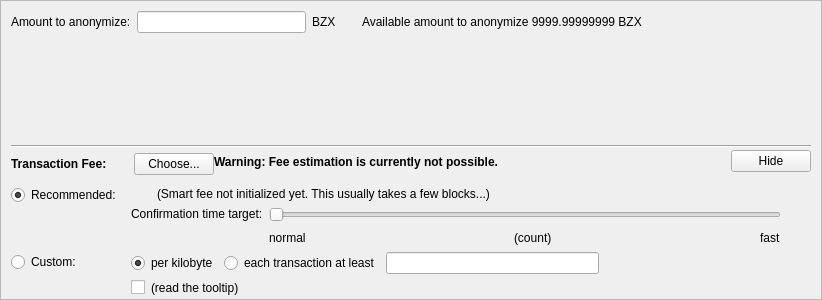
    <widget class="QFrame" name="verticalFrame">
     <property name="sizePolicy">
      <sizepolicy hsizetype="Preferred" vsizetype="Expanding">
       <horstretch>0</horstretch>
       <verstretch>0</verstretch>
      </sizepolicy>
     </property>
     <property name="minimumSize">
      <size>
       <width>0</width>
       <height>0</height>
      </size>
     </property>
     <property name="maximumSize">
      <size>
       <width>16777215</width>
       <height>300</height>
      </size>
     </property>
     <property name="frameShape">
      <enum>QFrame::StyledPanel</enum>
     </property>
     <property name="frameShadow">
      <enum>QFrame::Sunken</enum>
     </property>
     <layout class="QVBoxLayout" name="verticalLayout_6">
      <property name="leftMargin">
       <number>10</number>
      </property>
      <property name="topMargin">
       <number>10</number>
      </property>
      <property name="rightMargin">
       <number>10</number>
      </property>
      <property name="bottomMargin">
       <number>0</number>
      </property>
      <item>
       <layout class="QHBoxLayout" name="horizontalLayout_4">
        <property name="topMargin">
         <number>0</number>
        </property>
        <property name="bottomMargin">
         <number>0</number>
        </property>
        <item>
         <widget class="QLabel" name="amountToAnoymizeLabel">
          <property name="text">
           <string>Amount to anonymize:</string>
          </property>
         </widget>
        </item>
        <item>
         <widget class="BitcoinAmountField" name="anonymizeAmount"/>
        </item>
        <item>
         <widget class="QLabel" name="anonymizeUnit">
          <property name="text">
           <string>BZX</string>
          </property>
         </widget>
        </item>
        <item>
         <spacer name="horizontalSpacer_10">
          <property name="orientation">
           <enum>Qt::Horizontal</enum>
          </property>
          <property name="sizeType">
           <enum>QSizePolicy::Fixed</enum>
          </property>
          <property name="sizeHint" stdset="0">
           <size>
            <width>20</width>
            <height>20</height>
           </size>
          </property>
         </spacer>
        </item>
        <item>
         <widget class="QLabel" name="availableAmounToAnonymize">
          <property name="text">
           <string>Available amount to anonymize 9999.99999999 BZX</string>
          </property>
         </widget>
        </item>
        <item>
         <spacer name="horizontalSpacer_8">
          <property name="orientation">
           <enum>Qt::Horizontal</enum>
          </property>
          <property name="sizeHint" stdset="0">
           <size>
            <width>40</width>
            <height>20</height>
           </size>
          </property>
         </spacer>
        </item>
       </layout>
      </item>
      <item>
       <spacer name="verticalSpacer_10">
        <property name="orientation">
         <enum>Qt::Vertical</enum>
        </property>
        <property name="sizeHint" stdset="0">
         <size>
          <width>20</width>
          <height>600</height>
         </size>
        </property>
       </spacer>
      </item>
      <item>
       <layout class="QVBoxLayout" name="verticalLayoutFee2" stretch="0,0,0,0">
        <property name="spacing">
         <number>0</number>
        </property>
        <property name="leftMargin">
         <number>0</number>
        </property>
        <property name="topMargin">
         <number>0</number>
        </property>
        <item>
         <layout class="QVBoxLayout" name="verticalLayout_4">
          <item>
           <widget class="Line" name="line">
            <property name="orientation">
             <enum>Qt::Horizontal</enum>
            </property>
           </widget>
          </item>
         </layout>
        </item>
        <item>
         <layout class="QHBoxLayout" name="horizontalLayoutFee1">
          <property name="bottomMargin">
           <number>0</number>
          </property>
          <item>
           <layout class="QVBoxLayout" name="verticalLayoutFee7">
            <property name="spacing">
             <number>0</number>
            </property>
            <item>
             <spacer name="verticalSpacer_8">
              <property name="orientation">
               <enum>Qt::Vertical</enum>
              </property>
              <property name="sizeType">
               <enum>QSizePolicy::Fixed</enum>
              </property>
              <property name="sizeHint" stdset="0">
               <size>
                <width>1</width>
                <height>5</height>
               </size>
              </property>
             </spacer>
            </item>
            <item>
             <layout class="QHBoxLayout" name="horizontalLayoutSmartFee">
              <property name="spacing">
               <number>10</number>
              </property>
              <item>
               <widget class="QLabel" name="labelFeeHeadline">
                <property name="sizePolicy">
                 <sizepolicy hsizetype="Preferred" vsizetype="Maximum">
                  <horstretch>0</horstretch>
                  <verstretch>0</verstretch>
                 </sizepolicy>
                </property>
                <property name="font">
                 <font>
                  <weight>75</weight>
                  <bold>true</bold>
                 </font>
                </property>
                <property name="styleSheet">
                 <string notr="true">font-weight:bold;</string>
                </property>
                <property name="text">
                 <string>Transaction Fee:</string>
                </property>
               </widget>
              </item>
              <item>
               <widget class="QLabel" name="labelFeeMinimized">
                <property name="text">
                 <string/>
                </property>
               </widget>
              </item>
              <item>
               <widget class="QPushButton" name="buttonChooseFee">
                <property name="text">
                 <string>Choose...</string>
                </property>
               </widget>
              </item>
             </layout>
            </item>
            <item>
             <spacer name="verticalSpacer_5">
              <property name="orientation">
               <enum>Qt::Vertical</enum>
              </property>
              <property name="sizeHint" stdset="0">
               <size>
                <width>1</width>
                <height>1</height>
               </size>
              </property>
             </spacer>
            </item>
           </layout>
          </item>
          <item>
           <widget class="QLabel" name="fallbackFeeWarningLabel">
            <property name="font">
             <font>
              <weight>75</weight>
              <bold>true</bold>
             </font>
            </property>
            <property name="toolTip">
             <string>Using the fallbackfee can result in sending a transaction that will take several hours or days (or never) to confirm. Consider choosing your fee manually or wait until your have validated the complete chain.</string>
            </property>
            <property name="text">
             <string>Warning: Fee estimation is currently not possible.</string>
            </property>
            <property name="wordWrap">
             <bool>false</bool>
            </property>
           </widget>
          </item>
          <item>
           <spacer name="horizontalSpacer_4">
            <property name="orientation">
             <enum>Qt::Horizontal</enum>
            </property>
            <property name="sizeType">
             <enum>QSizePolicy::MinimumExpanding</enum>
            </property>
            <property name="sizeHint" stdset="0">
             <size>
              <width>40</width>
              <height>20</height>
             </size>
            </property>
           </spacer>
          </item>
          <item>
           <widget class="QPushButton" name="buttonMinimizeFee">
            <property name="toolTip">
             <string>collapse fee-settings</string>
            </property>
            <property name="text">
             <string>Hide</string>
            </property>
           </widget>
          </item>
         </layout>
        </item>
        <item>
         <widget class="QFrame" name="frameFeeSelection">
          <layout class="QVBoxLayout" name="verticalLayoutFee12">
           <property name="spacing">
            <number>0</number>
           </property>
           <property name="leftMargin">
            <number>0</number>
           </property>
           <property name="topMargin">
            <number>0</number>
           </property>
           <property name="rightMargin">
            <number>0</number>
           </property>
           <property name="bottomMargin">
            <number>0</number>
           </property>
           <item>
            <layout class="QGridLayout" name="gridLayoutFee">
             <property name="topMargin">
              <number>10</number>
             </property>
             <property name="bottomMargin">
              <number>4</number>
             </property>
             <property name="horizontalSpacing">
              <number>10</number>
             </property>
             <property name="verticalSpacing">
              <number>4</number>
             </property>
             <item row="1" column="1">
              <layout class="QVBoxLayout" name="verticalLayoutFee8">
               <property name="spacing">
                <number>6</number>
               </property>
               <item>
                <layout class="QHBoxLayout" name="horizontalLayoutFee13">
                 <item>
                  <widget class="QRadioButton" name="radioCustomPerKilobyte">
                   <property name="toolTip">
                    <string>If the custom fee is set to 1000 satoshis and the transaction is only 250 bytes, then &quot;per kilobyte&quot; only pays 250 satoshis in fee, while &quot;total at least&quot; pays 1000 satoshis. For transactions bigger than a kilobyte both pay by kilobyte.</string>
                   </property>
                   <property name="text">
                    <string>per kilobyte</string>
                   </property>
                   <property name="checked">
                    <bool>true</bool>
                   </property>
                   <attribute name="buttonGroup">
                    <string notr="true">groupCustomFee</string>
                   </attribute>
                  </widget>
                 </item>
                 <item>
                  <widget class="QRadioButton" name="radioCustomAtLeast">
                   <property name="toolTip">
                    <string>If the custom fee is set to 1000 satoshis and the transaction is only 250 bytes, then &quot;per kilobyte&quot; only pays 250 satoshis in fee, while &quot;total at least&quot; pays 1000 satoshis. For transactions bigger than a kilobyte both pay by kilobyte.</string>
                   </property>
                   <property name="text">
                    <string>each transaction at least</string>
                   </property>
                   <attribute name="buttonGroup">
                    <string notr="true">groupCustomFee</string>
                   </attribute>
                  </widget>
                 </item>
                 <item>
                  <widget class="BitcoinAmountField" name="customFee"/>
                 </item>
                 <item>
                  <spacer name="horizontalSpacer_6">
                   <property name="orientation">
                    <enum>Qt::Horizontal</enum>
                   </property>
                   <property name="sizeHint" stdset="0">
                    <size>
                     <width>1</width>
                     <height>1</height>
                    </size>
                   </property>
                  </spacer>
                 </item>
                </layout>
               </item>
               <item>
                <layout class="QHBoxLayout" name="horizontalLayoutFee8">
                 <item>
                  <widget class="QCheckBox" name="checkBoxMinimumFee">
                   <property name="toolTip">
                    <string>Paying only the minimum fee is just fine as long as there is less transaction volume than space in the blocks. But be aware that this can end up in a never confirming transaction once there is more demand for BZX transactions than the network can process.</string>
                   </property>
                   <property name="text">
                    <string/>
                   </property>
                  </widget>
                 </item>
                 <item>
                  <widget class="QLabel" name="labelMinFeeWarning">
                   <property name="enabled">
                    <bool>true</bool>
                   </property>
                   <property name="toolTip">
                    <string>Paying only the minimum fee is just fine as long as there is less transaction volume than space in the blocks. But be aware that this can end up in a never confirming transaction once there is more demand for BZX transactions than the network can process.</string>
                   </property>
                   <property name="text">
                    <string>(read the tooltip)</string>
                   </property>
                   <property name="margin">
                    <number>5</number>
                   </property>
                  </widget>
                 </item>
                 <item>
                  <spacer name="horizontalSpacer_2">
                   <property name="orientation">
                    <enum>Qt::Horizontal</enum>
                   </property>
                   <property name="sizeHint" stdset="0">
                    <size>
                     <width>1</width>
                     <height>1</height>
                    </size>
                   </property>
                  </spacer>
                 </item>
                </layout>
               </item>
              </layout>
             </item>
             <item row="0" column="0">
              <layout class="QVBoxLayout" name="verticalLayoutFee4" stretch="0,1">
               <item>
                <widget class="QRadioButton" name="radioSmartFee">
                 <property name="text">
                  <string>Recommended:</string>
                 </property>
                 <property name="checked">
                  <bool>true</bool>
                 </property>
                 <attribute name="buttonGroup">
                  <string notr="true">groupFee</string>
                 </attribute>
                </widget>
               </item>
               <item>
                <spacer name="verticalSpacer_2">
                 <property name="orientation">
                  <enum>Qt::Vertical</enum>
                 </property>
                 <property name="sizeHint" stdset="0">
                  <size>
                   <width>1</width>
                   <height>1</height>
                  </size>
                 </property>
                </spacer>
               </item>
              </layout>
             </item>
             <item row="1" column="0">
              <layout class="QVBoxLayout" name="verticalLayoutFee9" stretch="0,1">
               <item>
                <widget class="QRadioButton" name="radioCustomFee">
                 <property name="text">
                  <string>Custom:</string>
                 </property>
                 <attribute name="buttonGroup">
                  <string notr="true">groupFee</string>
                 </attribute>
                </widget>
               </item>
               <item>
                <spacer name="verticalSpacer_6">
                 <property name="orientation">
                  <enum>Qt::Vertical</enum>
                 </property>
                 <property name="sizeHint" stdset="0">
                  <size>
                   <width>1</width>
                   <height>1</height>
                  </size>
                 </property>
                </spacer>
               </item>
              </layout>
             </item>
             <item row="0" column="1">
              <layout class="QVBoxLayout" name="verticalLayoutFee3" stretch="0,0,1">
               <property name="spacing">
                <number>6</number>
               </property>
               <property name="topMargin">
                <number>2</number>
               </property>
               <item>
                <layout class="QHBoxLayout" name="horizontalLayoutFee12">
                 <item>
                  <widget class="QLabel" name="labelSmartFee">
                   <property name="text">
                    <string/>
                   </property>
                   <property name="margin">
                    <number>2</number>
                   </property>
                  </widget>
                 </item>
                 <item>
                  <widget class="QLabel" name="labelFeeEstimation">
                   <property name="text">
                    <string/>
                   </property>
                  </widget>
                 </item>
                 <item>
                  <widget class="QLabel" name="labelSmartFee2">
                   <property name="text">
                    <string>(Smart fee not initialized yet. This usually takes a few blocks...)</string>
                   </property>
                   <property name="margin">
                    <number>2</number>
                   </property>
                  </widget>
                 </item>
                 <item>
                  <spacer name="horizontalSpacer_5">
                   <property name="orientation">
                    <enum>Qt::Horizontal</enum>
                   </property>
                   <property name="sizeHint" stdset="0">
                    <size>
                     <width>1</width>
                     <height>1</height>
                    </size>
                   </property>
                  </spacer>
                 </item>
                </layout>
               </item>
               <item>
                <layout class="QHBoxLayout" name="horizontalLayoutFee9">
                 <item>
                  <layout class="QVBoxLayout" name="verticalLayoutFee6">
                   <item>
                    <widget class="QLabel" name="labelSmartFee3">
                     <property name="text">
                      <string>Confirmation time target:</string>
                     </property>
                     <property name="margin">
                      <number>2</number>
                     </property>
                    </widget>
                   </item>
                   <item>
                    <spacer name="verticalSpacer_3">
                     <property name="orientation">
                      <enum>Qt::Vertical</enum>
                     </property>
                     <property name="sizeHint" stdset="0">
                      <size>
                       <width>1</width>
                       <height>1</height>
                      </size>
                     </property>
                    </spacer>
                   </item>
                  </layout>
                 </item>
                 <item>
                  <layout class="QVBoxLayout" name="verticalLayoutFee5">
                   <property name="rightMargin">
                    <number>30</number>
                   </property>
                   <item>
                    <widget class="QSlider" name="sliderSmartFee">
                     <property name="minimum">
                      <number>0</number>
                     </property>
                     <property name="maximum">
                      <number>23</number>
                     </property>
                     <property name="pageStep">
                      <number>1</number>
                     </property>
                     <property name="value">
                      <number>0</number>
                     </property>
                     <property name="orientation">
                      <enum>Qt::Horizontal</enum>
                     </property>
                     <property name="invertedAppearance">
                      <bool>false</bool>
                     </property>
                     <property name="invertedControls">
                      <bool>false</bool>
                     </property>
                     <property name="tickPosition">
                      <enum>QSlider::NoTicks</enum>
                     </property>
                    </widget>
                   </item>
                   <item>
                    <layout class="QHBoxLayout" name="horizontalLayoutFee10">
                     <item>
                      <widget class="QLabel" name="labelSmartFeeNormal">
                       <property name="text">
                        <string>normal</string>
                       </property>
                      </widget>
                     </item>
                     <item>
                      <spacer name="horizontalSpacer_7">
                       <property name="orientation">
                        <enum>Qt::Horizontal</enum>
                       </property>
                       <property name="sizeHint" stdset="0">
                        <size>
                         <width>40</width>
                         <height>20</height>
                        </size>
                       </property>
                      </spacer>
                     </item>
                     <item>
                      <widget class="QLabel" name="confirmationTargetLabel">
                       <property name="text">
                        <string notr="true">(count)</string>
                       </property>
                      </widget>
                     </item>
                     <item>
                      <spacer name="horizontalSpacer_3">
                       <property name="orientation">
                        <enum>Qt::Horizontal</enum>
                       </property>
                       <property name="sizeHint" stdset="0">
                        <size>
                         <width>40</width>
                         <height>20</height>
                        </size>
                       </property>
                      </spacer>
                     </item>
                     <item>
                      <widget class="QLabel" name="labelSmartFeeFast">
                       <property name="text">
                        <string>fast</string>
                       </property>
                      </widget>
                     </item>
                    </layout>
                   </item>
                  </layout>
                 </item>
                </layout>
               </item>
               <item>
                <spacer name="verticalSpacer_4">
                 <property name="orientation">
                  <enum>Qt::Vertical</enum>
                 </property>
                 <property name="sizeHint" stdset="0">
                  <size>
                   <width>1</width>
                   <height>1</height>
                  </size>
                 </property>
                </spacer>
               </item>
              </layout>
             </item>
            </layout>
           </item>
          </layout>
         </widget>
        </item>
        <item>
         <spacer name="verticalSpacerFee">
          <property name="orientation">
           <enum>Qt::Vertical</enum>
          </property>
          <property name="sizeHint" stdset="0">
           <size>
            <width>800</width>
            <height>1</height>
           </size>
          </property>
         </spacer>
        </item>
       </layout>
      </item>
     </layout>
    </widget>
